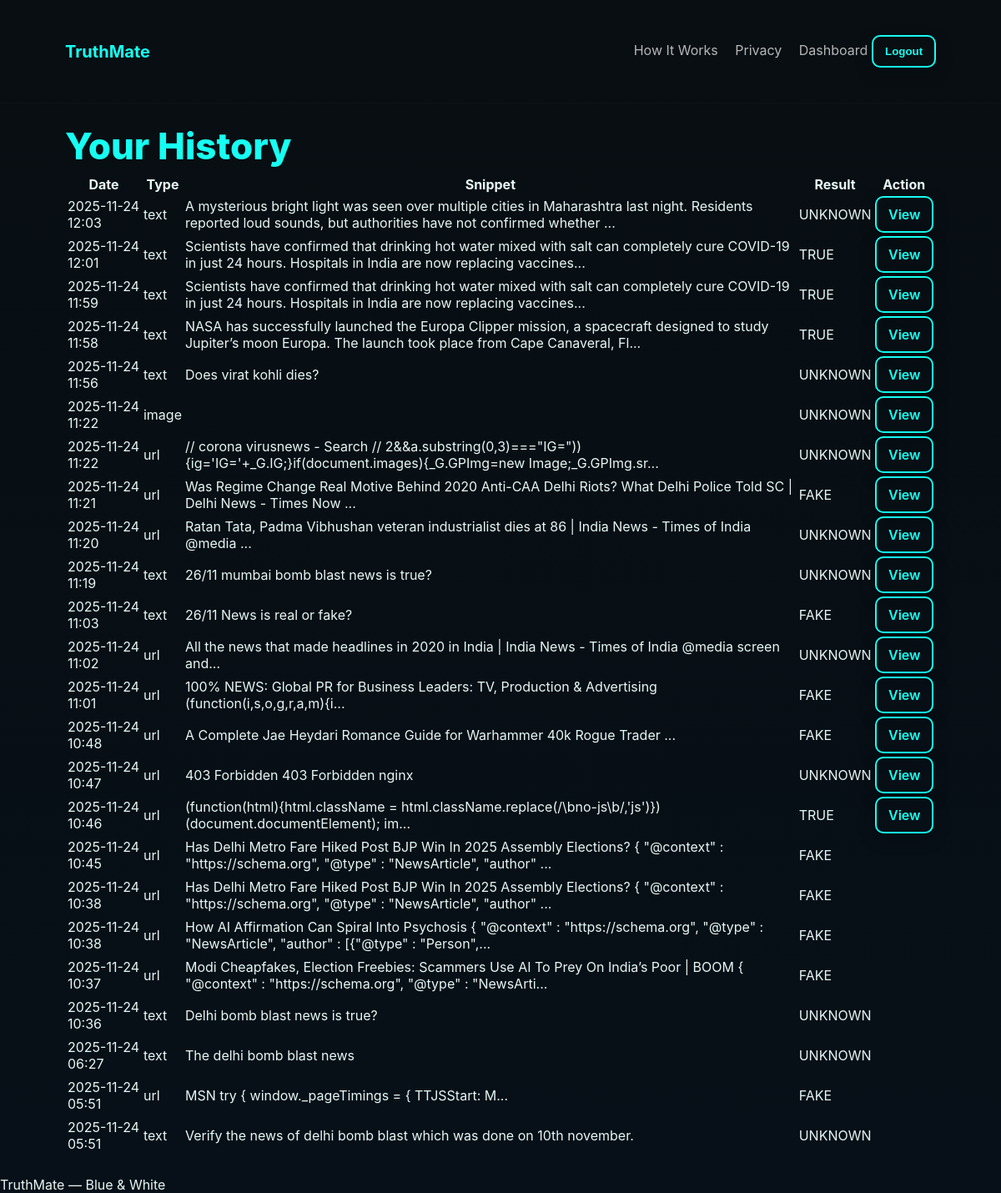
The app's page /history (signed in) with its own data.
### models.py (models this page shows)
class Check(db.Model):
    __tablename__ = "checks"
    id = db.Column(db.Integer, primary_key=True)
    user_id = db.Column(db.Integer, db.ForeignKey("users.id"), nullable=True)
    input_type = db.Column(db.String(32))
    input_url = db.Column(db.String(2000))
    text_snippet = db.Column(db.Text)
    result_json = db.Column(db.Text)  # store JSON as text
    created_at = db.Column(db.DateTime, default=datetime.utcnow)

### app.py (the view)
@app.route("/history")
@login_required
def history():
    checks = (
        Check.query.filter_by(user_id=current_user.id)
        .order_by(Check.created_at.desc())
        .limit(200)
        .all()
    )
    return render_template("history.html", checks=checks)

### app.py (called while the page is built)
@login_manager.user_loader
def load_user(user_id):
    try:
        return User.query.get(int(user_id))
    except:
        return None

### templates/history.html
{% extends "base.html" %}
{% block content %}
<h1 class="hero-title">Your History</h1>
<div class="panel card">
  {% if checks %}
    <table class="checks-table">
      <thead><tr><th>Date</th><th>Type</th><th>Snippet</th><th>Result</th><th>Action</th></tr></thead>
      <tbody>
        {% for c in checks %}
          <tr>
            <td>{{ c.created_at.strftime('%Y-%m-%d %H:%M') }}</td>
            <td>{{ c.input_type }}</td>
            <td class="mono">{{ (c.text_snippet[:160] ~ ('...' if c.text_snippet|length > 160 else '')) }}</td>
            <td>
              {% set res = (c.result_json | loads) %}
              {% if res.status == 'fake' %}<span class="pill pill-fake">FAKE</span>
              {% elif res.status == 'true' %}<span class="pill pill-true">TRUE</span>
              {% else %}<span class="pill pill-unknown">UNKNOWN</span>{% endif %}
            </td>
            <td><a class="btn-outline small" href="{{ url_for('results') }}">View</a></td>
          </tr>
        {% endfor %}
      </tbody>
    </table>
  {% else %}
    <p>No history yet — run an analysis first.</p>
  {% endif %}
</div>
{% endblock %}

### static/css/styles.css (style rules this page uses)
:root { --bg:#071018; --panel:#0e1720; --muted:#6f8289; --accent:#17FFF2; --cyan:#17FFF2; }
* { box-sizing:border-box; }
body { margin:0; font-family:Inter,Segoe UI,Roboto,Helvetica,Arial; background:linear-gradient(180deg,#080e12,#071018); color:#e6f7f6; }
.btn-outline, .btn-signin, .btn-primary, .btn-logout { border:2px solid var(--accent) !important; color:var(--accent); padding:10px 14px; border-radius:10px; background:transparent; text-decoration:none !important; font-weight:600; display:inline-block; transition:transform .18s cubic-bezier(.2,.9,.2,1), box-shadow .18s cubic-bezier(.2,.9,.2,1); position:relative; will-change:transform,box-shadow; }
.hero-title { font-size:44px; margin:6px 0; color:var(--accent); font-weight:800; }
.btn-outline, .btn-signin, .btn-primary, .btn-verify, .btn-logout { transition: transform .18s cubic-bezier(.2,.9,.2,1), box-shadow .18s cubic-bezier(.2,.9,.2,1); transform-origin: center; position: relative; will-change: transform, box-shadow; }
.btn-outline, .btn-signin, .btn-primary { box-shadow: 0 2px 0 rgba(0,0,0,0.2), 0 6px 18px rgba(2,8,14,0.35); }

### records on screen
Check: created_at "2025-11-24 12:03", input_type "text", text_snippet "A mysterious bright light was seen over multiple cities in Maharashtra last night. Residents reported loud sounds, but authorities have not confirmed whether ...", shows "UNKNOWN"
Check: created_at "2025-11-24 12:01", input_type "text", text_snippet "Scientists have confirmed that drinking hot water mixed with salt can completely cure COVID-19 in just 24 hours. Hospitals in India are now replacing vaccines...", shows "TRUE"
Check: created_at "2025-11-24 11:59", input_type "text", text_snippet "Scientists have confirmed that drinking hot water mixed with salt can completely cure COVID-19 in just 24 hours. Hospitals in India are now replacing vaccines...", shows "TRUE"
Check: created_at "2025-11-24 11:58", input_type "text", text_snippet "NASA has successfully launched the Europa Clipper mission, a spacecraft designed to study Jupiter’s moon Europa. The launch took place from Cape Canaveral, Fl...", shows "TRUE"
Check: created_at "2025-11-24 11:56", input_type "text", text_snippet "Does virat kohli dies?", shows "UNKNOWN"
Check: created_at "2025-11-24 11:22", input_type "image", shows "UNKNOWN"
Check: created_at "2025-11-24 11:22", input_type "url", text_snippet "// corona virusnews - Search // 2&&a.substring(0,3)===\"IG=\")){ig='IG='+_G.IG;}if(document.images){_G.GPImg=new Image;_G.GPImg.sr...", shows "UNKNOWN"
Check: created_at "2025-11-24 11:21", input_type "url", text_snippet "Was Regime Change Real Motive Behind 2020 Anti-CAA Delhi Riots? What Delhi Police Told SC | Delhi News - Times Now ...", shows "FAKE"
Check: created_at "2025-11-24 11:20", input_type "url", text_snippet "Ratan Tata, Padma Vibhushan veteran industrialist dies at 86 | India News - Times of India @media ...", shows "UNKNOWN"
Check: created_at "2025-11-24 11:19", input_type "text", text_snippet "26/11 mumbai bomb blast news is true?", shows "UNKNOWN"
Check: created_at "2025-11-24 11:03", input_type "text", text_snippet "26/11 News is real or fake?", shows "FAKE"
Check: created_at "2025-11-24 11:02", input_type "url", text_snippet "All the news that made headlines in 2020 in India | India News - Times of India @media screen and...", shows "UNKNOWN"
Check: created_at "2025-11-24 11:01", input_type "url", text_snippet "100% NEWS: Global PR for Business Leaders: TV, Production & Advertising (function(i,s,o,g,r,a,m){i...", shows "FAKE"
Check: created_at "2025-11-24 10:48", input_type "url", text_snippet "A Complete Jae Heydari Romance Guide for Warhammer 40k Rogue Trader ...", shows "FAKE"
Check: created_at "2025-11-24 10:47", input_type "url", text_snippet "403 Forbidden 403 Forbidden nginx", shows "UNKNOWN"
Check: created_at "2025-11-24 10:46", input_type "url", text_snippet "(function(html){html.className = html.className.replace(/\\bno-js\\b/,'js')})(document.documentElement); im...", shows "TRUE"
Check: created_at "2025-11-24 10:45", input_type "url", text_snippet "Has Delhi Metro Fare Hiked Post BJP Win In 2025 Assembly Elections? { \"@context\" : \"https://schema.org\", \"@type\" : \"NewsArticle\", \"author\" ...", shows "FAKE"
Check: created_at "2025-11-24 10:38", input_type "url", text_snippet "Has Delhi Metro Fare Hiked Post BJP Win In 2025 Assembly Elections? { \"@context\" : \"https://schema.org\", \"@type\" : \"NewsArticle\", \"author\" ...", shows "FAKE"
Check: created_at "2025-11-24 10:38", input_type "url", text_snippet "How AI Affirmation Can Spiral Into Psychosis { \"@context\" : \"https://schema.org\", \"@type\" : \"NewsArticle\", \"author\" : [{\"@type\" : \"Person\",...", shows "FAKE"
Check: created_at "2025-11-24 10:37", input_type "url", text_snippet "Modi Cheapfakes, Election Freebies: Scammers Use AI To Prey On India’s Poor | BOOM { \"@context\" : \"https://schema.org\", \"@type\" : \"NewsArti...", shows "FAKE"
Check: created_at "2025-11-24 10:36", input_type "text", text_snippet "Delhi bomb blast news is true?", shows "UNKNOWN"
Check: created_at "2025-11-24 06:27", input_type "text", text_snippet "The delhi bomb blast news", shows "UNKNOWN"
Check: created_at "2025-11-24 05:51", input_type "url", text_snippet "MSN try { window._pageTimings = { TTJSStart: M...", shows "FAKE"
Check: created_at "2025-11-24 05:51", input_type "text", text_snippet "Verify the news of delhi bomb blast which was done on 10th november.", shows "UNKNOWN"
